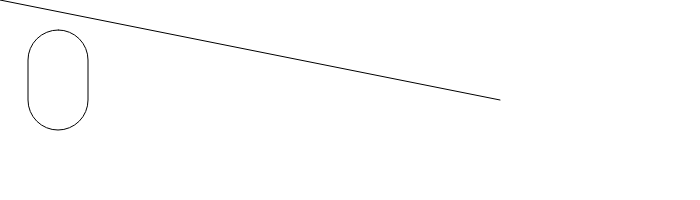
Frame 1 (no input)
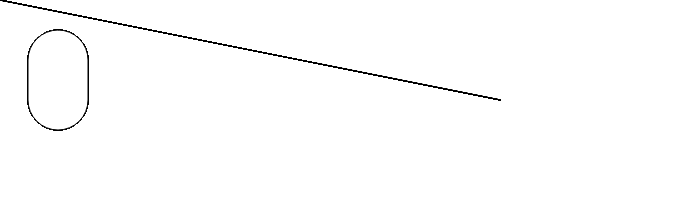
Frame 60 (no input)
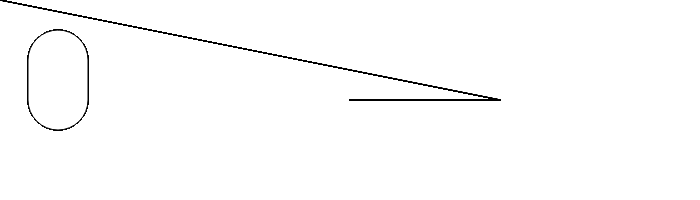
Frame 120 (the mouse pressed at the canvas centre since frame 60)

The p5.js sketch that drew these frames (run headless with seeded random() and noise() and a simulated clock; from frame 60 on, the mouse is pressed at the canvas centre):

// p5.js sketch
// ── sketch.js

function setup() {
  createCanvas(700, 200);
}

function draw() {
  line(500, 100, mouseX, mouseY);
  rect(28, 30, 60, 100, 680);
  

}
